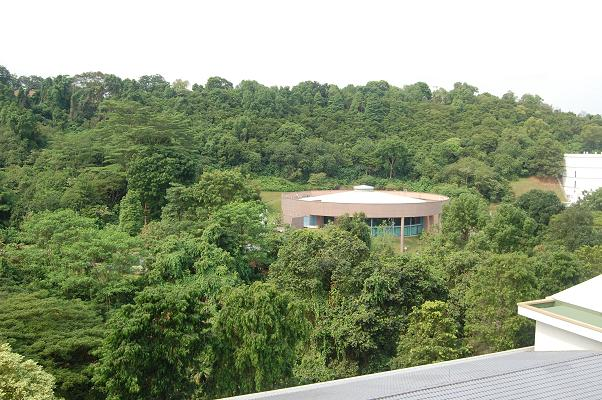
#> input picture images/case1/1.JPG, 602 x 400 px; its folder holds 4 pictures in this run
$ python panorama_multiple_images.py
#> lines starting #> are read from the running program, lines starting #| are printed output that depends on the picture
import cv2
import numpy as np

def create_panorama(I1, I2, points_img1, points_img2):
    if len(points_img1) < 4 or len(points_img2) < 4:
        print("Insufficient points to create a panorama. Please select more points.")
        return None

    matchedPoints1 = np.array(points_img1)
    matchedPoints2 = np.array(points_img2)

    M, _ = cv2.findHomography(matchedPoints2, matchedPoints1, cv2.RANSAC, 5.0)

    h1, w1 = I1.shape[:2]
    h2, w2 = I2.shape[:2]

    corners1 = np.float32([[0, 0], [0, h1], [w1, h1], [w1, 0]]).reshape(-1, 1, 2)
    corners2 = np.float32([[0, 0], [0, h2], [w2, h2], [w2, 0]]).reshape(-1, 1, 2)
    corners2_transformed = cv2.perspectiveTransform(corners2, M)
    corners = np.concatenate((corners1, corners2_transformed), axis=0)

    x_min, y_min = np.int32(corners.min(axis=0).ravel())
    x_max, y_max = np.int32(corners.max(axis=0).ravel())

    transformed_offset = (-x_min, -y_min)
    transformed_image = cv2.warpPerspective(I2, M, (x_max - x_min, y_max - y_min))
    transformed_image[transformed_offset[1]:h1 + transformed_offset[1], transformed_offset[0]:w1 + transformed_offset[0]] = I1

    return transformed_image

case1_images = []
for i in range(1, 6):
    image_path = f'images/case1/{i}.JPG'
    image = cv2.imread(image_path)
#> image is the input picture: shape (400, 602, 3); mean B, G, R 121.5, 152.3, 140.6
    # image = cv2.resize(image, None, fx=0.25, fy=0.25)
    case1_images.append(image)

panoramas = []
#> panoramas = []

all_points_img1 = []
all_points_img2 = []

def mouse_callback(event, x, y, flags, param):
    if event == cv2.EVENT_LBUTTONDOWN:
        if len(all_points_img1) < len(case1_images) and len(all_points_img2) < len(case1_images):
            all_points_img1.append((x, y))
            print(f"Selected point in image {len(all_points_img1)}: ({x}, {y})")
        elif len(all_points_img1) < len(case1_images):
            print("Please select points in image 2.")
        elif len(all_points_img2) < len(case1_images):
            all_points_img2.append((x, y))
            print(f"Selected point in image {len(all_points_img2)}: ({x}, {y})")
            if len(all_points_img2) == len(case1_images):
                print("Points selection complete for all images.")

cv2.namedWindow('Image')
cv2.setMouseCallback('Image', mouse_callback)

for i in range(len(case1_images)):
    I1 = case1_images[i]
    points_img1 = []
    points_img2 = []

    # Show the image for manual point selection
    cv2.imshow('Image', I1)
    cv2.waitKey(0)

    # Store the selected points for image i
    all_points_img1.append(points_img1)
    all_points_img2.append(points_img2)

    # Close the window after selection
    cv2.destroyWindow('Image')

for i in range(len(case1_images) - 1):
    I1 = case1_images[i]
    I2 = case1_images[i + 1]
    points_img1 = all_points_img1[i]
    points_img2 = all_points_img2[i]

    transformed_image = create_panorama(I1, I2, points_img1, points_img2)
    panoramas.append(transformed_image)
#> this loop made 4 passes
#> pass 3, `I2 = case1_images[i + 1]`:
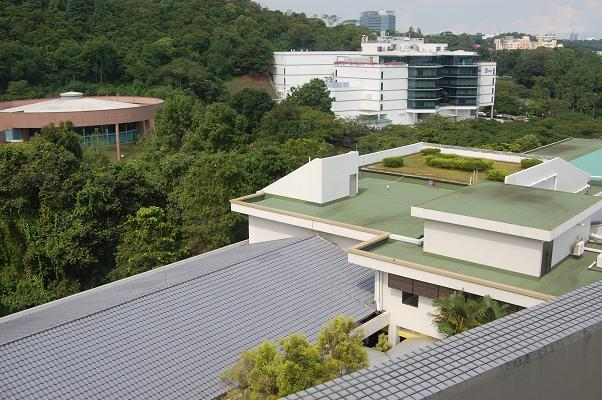
#> I2: shape (400, 602, 3); mean B, G, R 107.5, 122.7, 119.5

cv2.imshow('Final Panorama', panoramas[-1])
cv2.waitKey(0)
cv2.destroyAllWindows()
